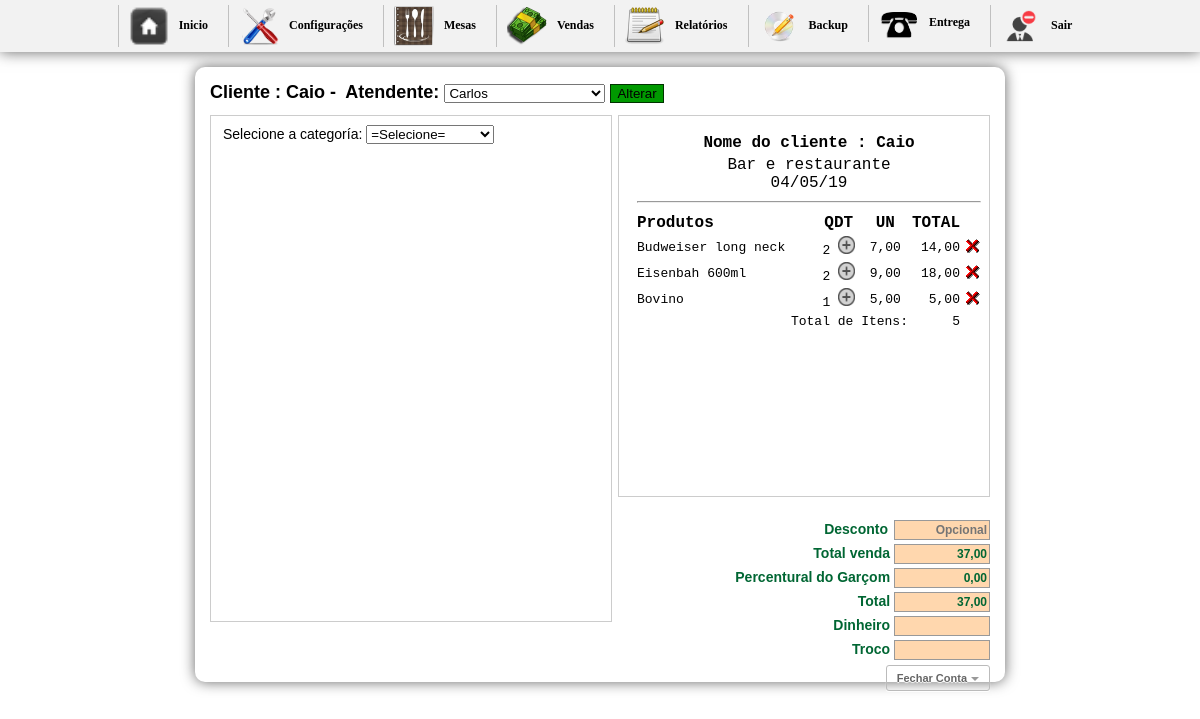
Page /inicio2.php?btn=vendapedido&id_mesa=52&idGarcon=7 (signed in) on the committed database.
### tables this page shows
CREATE TABLE `pedido` (
  `id_mesa` int(10) NOT NULL AUTO_INCREMENT,
  `numero` int(10) NOT NULL,
  `idGarcon` varchar(200) NOT NULL,
  `situacao` int(1) NOT NULL,
  `email` varchar(50) DEFAULT NULL,
  `nome` varchar(50) DEFAULT NULL,
  `sobrenome` varchar(50) DEFAULT NULL,
  `telefone` varchar(30) DEFAULT NULL,
  `bairro` varchar(50) DEFAULT NULL,
  `rua` varchar(50) DEFAULT NULL,
  `numerocasa` varchar(20) DEFAULT NULL,
  `detalhes` longtext,
  PRIMARY KEY (`id_mesa`)
);

CREATE TABLE `config` (
  `id_conf` int(30) NOT NULL,
  `empresa` varchar(200) NOT NULL,
  `telefone` varchar(30) NOT NULL,
  `pgarcon` int(10) NOT NULL,
  `ativo` int(2) NOT NULL
);

CREATE TABLE `entrega` (
  `id` int(11) NOT NULL AUTO_INCREMENT,
  `cod` int(11) NOT NULL,
  `nome` varchar(150) NOT NULL,
  `preco` varchar(10) NOT NULL,
  `qtd` int(11) NOT NULL,
  `comanda` int(200) NOT NULL,
  `data` date NOT NULL,
  `time` time NOT NULL,
  `id_mesa` int(30) NOT NULL,
  `situacao` int(2) NOT NULL,
  `idGarcon` varchar(200) NOT NULL,
  `status` int(1) NOT NULL,
  `destino` int(1) NOT NULL,
  `entregue` int(1) NOT NULL,
  `feito` int(1) NOT NULL,
  PRIMARY KEY (`id`)
);

### vendapedido.php (the view, shortened to what this page needs)
<?php include("config/conexao.php"); ?>
<?php
if (!function_exists("GetSQLValueString")) {
function GetSQLValueString($theValue, $theType, $theDefinedValue = "", $theNotDefinedValue = "")
{
  include("config/conexao.php");
  $theValue = function_exists("real_escape_string") ? $db->real_escape_string($theValue) : $db->escape_string($theValue);
  switch ($theType) {
    case "long":
    case "int":
      $theValue = ($theValue != "") ? intval($theValue) : "NULL";
      break;
  }
  return $theValue;
}
}
$colname_Recordset1 = "-1";
if (isset($_GET['id_mesa'])) {
  $colname_Recordset1 = $_GET['id_mesa'];
}
$query_Recordset1 = sprintf("SELECT * FROM pedido WHERE id_mesa = %s", GetSQLValueString($colname_Recordset1, "int"));
$Recordset1 = mysqli_query($db,$query_Recordset1) or die($db->error);
$row_Recordset1 = $Recordset1->fetch_assoc();
$numero = $_GET['id_mesa'];
?>
<?php
  $sql1 = mysqli_query($db,"SELECT * FROM pedido WHERE id_mesa ='$numero'") or die($db->error);
  $cont1 = $sql1->fetch_assoc();
  $sit = $cont1['situacao'];
  $idGarconget = $_GET['idGarcon'];
  $gar2 = mysqli_query($db,"SELECT * FROM garcon WHERE idGarcon='$idGarconget'");
  $h2 = $gar2->fetch_assoc();
  ?>
<h1>
<form action="" method="post" enctype="multipart/form-data">
Cliente : <?php echo $row_Recordset1['nome']; ?>&nbsp-&nbsp;
Atendente:
<select name="nomeGarcon">
<?php
	$gar = mysqli_query($db,"SELECT * FROM garcon WHERE idGarcon != '1' ORDER BY nomeGarcon ASC") or die(mysql_error());
	while($h = $gar->fetch_assoc()){
?>
  <option value="<?php echo $h['idGarcon'] ?>"<?php if (!(strcmp($h['idGarcon'], $h2['idGarcon']))) {echo "selected=\"selected\"";} ?>><?php echo $h['nomeGarcon'] ?></option>
	<?php }?>
</select>
<?php if($sit == "0"){?>
<input name="ok" type="submit" value="Abrir pedido" style="background-color: #F30; border:1px solid #9B0000;" />
<?php }else{ ?>
<input name="ok" type="submit" value="Alterar" style=" background-color:#090; border:1px solid #030;" />
<?php } ?>
</form>
</h1>
<div id="boxprodutos"><br/>
<?php if($sit == "1"){
include "selecionacat2.php";
} ?>
</div>
<div id="box">
	<div id="comentarios">
    <table width="100%" border="0" class="inputs">
  <tr>
 <?php $n = mysqli_query($db,"SELECT * FROM config");
 	$a = $n->fetch_assoc();
 ?>
  <td align="center" style="font-size:16px;"><strong>Nome do cliente : <?php echo $row_Recordset1['nome']; ?></strong></td>
  </tr>
  <tr>
    <td align="center" style="font-size:16px;"><?php echo $a['empresa'] ?><br/> <?php echo date("d/m/y") ?></td>
    </tr>
    <tr>
    <td><hr/></td>
    </tr>
</table>
    <table width="100%">
    <tr>
	  <td  style="font-size:16px;"><strong>Produtos</strong></td>
      <td width="13%" align="center" style="font-size:16px;"><strong>QDT</strong></td>
      <td width="15%" align="center" style="font-size:16px;"><strong>UN</strong></td>
	  <td align="center" style="font-size:16px;"><strong>TOTAL</strong></td>
	  <td align="center">&nbsp;</td>
	  </tr>
	<?php
	$carrinho = mysqli_query($db,"SELECT *, SUM(qtd) AS qt,SUM(preco) AS pr FROM entrega WHERE id_mesa='$numero' AND situacao='1' GROUP BY cod") or die(		$db->error);
	$itens = 0;
	$total = 0;
	if($carrinho == false){
		echo "";
	}else{
		while($res = $carrinho->fetch_assoc()){
			$id           	= $res['id'];
			$nome  			= $res['nome'];
			$qtd		 	= $res['qtd'];
			$unitario		= $res['preco'];
			$id_mesa		= $res['id_mesa'];
			$itens += $qtd;
			$totalProduto = $unitario*$qtd;
			$total += $totalProduto;
	?>
	<tr class="fontcomanda">
    <td width="60%" align="left">
    <a href="cozinha.php?id_mesa=<?php echo $id_mesa ?>&nome=<?php echo $nome; ?>"  title="Imprimir"
    onclick="Cozinha(this.href,'nomeJanela','350','600','yes');return false" class="fontcomanda"><?php echo $nome; ?></a>
    </td>
    <td align="center" ><?php echo $qtd; ?> <a href="inicio2.php?btn=vendapedido&adiciona=produto&id=<?php echo $id ?>&qtd=<?php echo $qtd ?>&id_mesa=<?php echo $numero ?>&idGarcon=<?php echo $idGarconget?>"><img src="imagens/qtd.png" width="17" height="18" border="0" /></a></td>
    <td align="center" ><?php echo  str_replace(".",",",$unitario); ?></td>
    <td width="10%" align="right"><?php echo number_format($totalProduto, 2, ',', '.'); ?></td>
    <td width="2%" align="right">
    <a href="inicio2.php?btn=vendapedido&retira=produto&id=<?php echo $id ?>&id_mesa=<?php echo $numero ?>&idGarcon=<?php echo $idGarconget?>"><img src="imagens/icone_delete.gif" width="17" height="18" border="0" /></a>
    </td>
    </tr>
     <?php
		}
	}
	?>
	<tr class="fontcomanda">
	  <td colspan="3" align="right">Total de Itens:</td>
	  <td align="right"><?php echo $itens ?></td>
	  <td align="right">&nbsp;</td>
	  </tr>
    </table>
 <div id="formulario">
    <?php
    		$totals = number_format($total, 2, ',', '.');
    		$mesas = $_GET['id_mesa'];
			$g = mysqli_query($db,"SELECT * FROM config") or die($db->error);
			$w = $g->fetch_assoc();
			$ativo = $w['ativo'];
			$percentual = $w['pgarcon'];
			if($ativo == 1){
			$porcento_garcon = $percentual;
			$pgarcon = $total * $porcento_garcon / 100;
			$somatotal = $total + $pgarcon;
			}else{
			$porcento_garcon = 0;
			$somatotal = $total;
			}
			?>
            <form method="post" name="formulario" action="imprimepedido.php?id_mesa=<?php echo $mesas;?>&pgarcon=<?php echo $pgarcon?>&somatotal=<?php echo $somatotal ?>" enctype="multipart/form-data" target="_blank">
			<span class="valores">Desconto</span>
	        <input name="desconto" type="text" class="calc" id="desconto" value="" placeholder="Opcional" onkeyup="javascript:operacao2('')" /><br/>
	        <span class="valores">Total venda </span>
	        <input name="total" type="text" value="<?php echo $totals ?>" size="8" maxlength="6" class="calc" readonly="true"/><br/>
	                <span class="valores">Percentural do Garçom </span>
	                <input name="garconP" type="text" class="calc" id="garconP" value="<?php echo number_format($pgarcon, 2, ',', '.'); ?>"/><br/>
	                <span class="valores">Total </span>
	                <input name="somatotal" type="text" class="calc" id="somatotal" value="<?php echo number_format($somatotal, 2, ',', '.'); ?>"/><br/>
	        <span class="valores">Dinheiro </span>
	        <input name="dinheiro" type="text" size="8"  class="calc" onkeyup="javascript:operacao('')" id="dinheiro-1"/><br/>
            <span class="valores">Troco </span>
            <input name="troco" type="text" class="calc" size="8" maxlength="8" readonly="true"/><br/>
            <button class="button" type="submit">Fechar Conta</button>
      </form>
      <br/>
      </div>
  </div>
</div>

### css/css.css (style rules this page uses)
body { margin-left: 0px;margin-top: 0px;margin-right: 0px;margin-bottom: 0px; background-color:#FFF; font-family:Verdana, Geneva, sans-serif; font-size:14px; }
h1 { font-size:18px; margin-top:0; }
#boxprodutos { width:400px; height:500px; margin:0 auto; border:1px solid #ccc; float:left; background:#FFF; padding-bottom:5px; overflow:auto }
#box { width:370px; margin:0 auto; border:1px solid #ccc; float:right; font:10px "Courier New", Courier, monospace; background:#0000; }
.fontcomanda { font-size:13px; }
.fontcomanda a:link { font:10px "Courier New", Courier, monospace; font-size:13px; text-decoration:none;color:#000; }
#comentarios { width:350px; height:350px;overflow: auto; padding:15px; }
#formulario { position:absolute; width:300px; height:115px; top:518px; font-size:10px; text-align:right; margin-left:56px; }
.calc { border:1px solid #999; height:16px; width:90px; font-family:Verdana, Geneva, sans-serif; font-size:12px; font-weight:bold; color:#063; background:#FFD7AE; margin:2px 0 2px 0; text-align:right; }
.valores { font-size:10px; font-family:Verdana, Geneva, sans-serif; font-size:14px; font-weight:bold; color:#063; }
.button { border: 1px solid #BBB; border-radius: 3px; text-shadow: 0 1px 1px white; -webkit-box-shadow: 0 1px 1px #fff; -moz-box-shadow: 0 1px 1px #fff; box-shadow: 0 1px 1px #fff; font: bold 11px Sans-Serif; padding: 6px 10px; white-space: nowrap; vertical-align: middle; color: #666; background: transparent; cursor: pointer; margin-top:3px; text-decoration:none; }
.button:after { content: ""; display: inline-block; width: 0; height: 0; border-top: 4px solid #999; border-left: 4px solid transparent; border-right: 4px solid transparent; margin: 0 0 0 4px; position: relative; top: -1px; text-decoration:none; }

### rows in the picture
pedido: nome "Caio"
config: empresa "Bar e restaurante", garconP "0,00", somatotal "37,00"
entrega: nome "Budweiser long neck", qtd "2", preco "7,00", totalProduto "14,00"
entrega: nome "Eisenbah 600ml", qtd "2", preco "9,00", totalProduto "18,00"
entrega: nome "Bovino", qtd "1", preco "5,00", totalProduto "5,00"

### other values in the picture
$itens "5"
form field nomeGarcon "Carlos"
